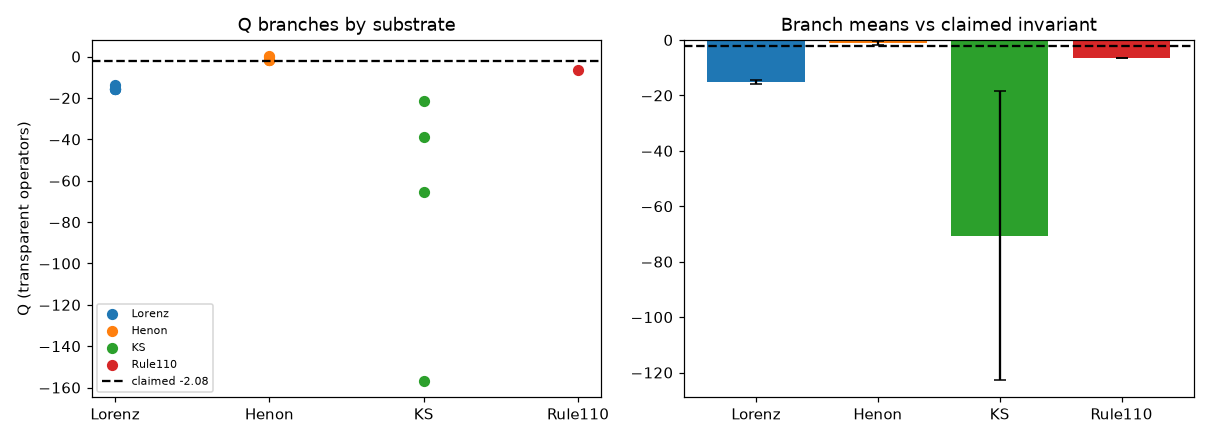

Here is the Python script that generated this plot:
"""
Independent replication of Frontier DOSSIER-158 (Q = -lambda_max - D2 - K invariance claim).

We test the dossier's central conclusions with TRANSPARENT, standard operators
(rather than the dossier's opaque substrate-specific K):
  (C1) Q is NOT a substrate-independent constant (~ -2.08); it branches by substrate.
  (C2) The structural obstruction: lambda_max, D2 and K have incompatible dimensional
       scaling, and K alone varies by >1000x across substrates, so no linear combo
       can be substrate-blind unless a (non-existent) compensation theorem holds.
  (C3) Within-substrate variance << across-substrate variance (invariance ratio).

Standard methods:
  - lambda_max: Benettin QR for ODE (Lorenz), Jacobian-product for maps (Henon),
                BFP for PDE (KS), perturbation Hamming growth for CA (Rule110).
  - D2: Grassberger-Procaccia correlation dimension on delay-embedded trajectory.
  - K: TRANSPARENT effective-coupling proxy per substrate (documented inline).
"""
import numpy as np, json, time
import matplotlib
matplotlib.use('Agg')
import matplotlib.pyplot as plt
from scipy.spatial import cKDTree

rng = np.random.default_rng(20260927)

# ---------------------------------------------------------------- D2 (GP)
def corr_dim(ts, m=6, tau=8, eps=None, npts=20):
    ts = np.real(np.asarray(ts, dtype=complex))
    ts = ts[np.isfinite(ts)]
    N = len(ts)
    if N <= (m - 1) * tau + 10:
        return np.nan
    emb = np.array([ts[i:i+m*tau:tau] for i in range(N - (m-1)*tau)])
    if len(emb) > 4000:
        idx = np.linspace(0, len(emb) - 1, 4000, dtype=int)
        emb = emb[idx]
    emb = emb - emb.mean(0)
    tree = cKDTree(emb)
    if eps is None:
        nn_dists = tree.query(emb, 2)[0][:, 1]
        pos_dists = nn_dists[nn_dists > 1e-12]
        dmax = float(np.percentile(pos_dists, 99)) * 4.0 if len(pos_dists) else float(np.std(emb))
        if dmax <= 1e-12:
            return 0.0
        eps = np.geomspace(dmax * 0.05, dmax * 0.6, npts)
    counts = tree.count_neighbors(tree, eps).astype(float)
    C = np.maximum((counts - len(emb)) / (len(emb) * max(len(emb) - 1, 1)), 1e-12)
    valid = (C > 1e-3) & (C < 0.5)
    if valid.sum() < 3:
        return 0.0
    slope = np.polyfit(np.log(eps[valid]), np.log(C[valid]), 1)[0]
    return float(np.clip(slope, 0, m))

# ---------------------------------------------------------------- Lorenz (ODE)
def lorenz_run(rho, T=400.0, dt=0.005, s=10.0, b=8/3):
    def f(x):
        return np.array([s*(x[1]-x[0]), x[0]*(rho-x[2])-x[1], x[0]*x[1]-b*x[2]])
    def J(x):
        return np.array([[-s, s, 0],[rho-x[2], -1, -x[0]],[x[1], x[0], -b]])
    x = np.array([0.1,0.0,0.0]); 
    # transient
    nT = int(T/dt); ntr = int(50/dt)
    for _ in range(ntr):
        k1=f(x); k2=f(x+0.5*dt*k1); k3=f(x+0.5*dt*k2); k4=f(x+dt*k3)
        x += dt/6*(k1+2*k2+2*k3+k4)
    # Benettin QR
    p = rng.standard_normal(3); p/=np.linalg.norm(p)
    Q = p.reshape(3,1)
    lyap=0.0; renorm=0.5; steps=int((T)/renorm)
    traj=[]
    for _ in range(steps):
        # integrate x and Q over renorm window
        for _ in range(int(renorm/dt)):
            k1=f(x); k2=f(x+0.5*dt*k1); k3=f(x+0.5*dt*k2); k4=f(x+dt*k3)
            x += dt/6*(k1+2*k2+2*k3+k4)
            # tangent: dQ = J Q dt
            Q = Q + dt*J(x)@Q
            if (len(traj)*0+1): pass
        Q,_ = np.linalg.qr(Q)
        lyap += np.log(np.linalg.norm(Q[:,0]))
        Q = Q[:, :1]
    lam = lyap/(steps*renorm)
    # trajectory for D2 (z component)
    for _ in range(int(50/dt)):
        k1=f(x); k2=f(x+0.5*dt*k1); k3=f(x+0.5*dt*k2); k4=f(x+dt*k3)
        x += dt/6*(k1+2*k2+2*k3+k4)
        traj.append(x[2])
    d2 = corr_dim(np.array(traj))
    # K transparent: -mean divergence = -mean trace(J). trace = -(s+1+b) constant.
    K = -( -(s+1+b) )  # = positive 13.67
    return lam, d2, K

# ---------------------------------------------------------------- Henon (map)
def henon_lyap(a, b=0.3, N=200000):
    x=y=0.1; 
    # Jacobian product method for max LE
    v = rng.standard_normal(2); v/=np.linalg.norm(v)
    lam=0.0; n0=1000
    for i in range(N):
        # reference orbit
        x,y = 1-a*x*x + y, b*x
        J = np.array([[-2*a*x, 1.0],[b, 0.0]])
        v = J@v; nv=np.linalg.norm(v); lam+=np.log(nv); v/=nv
    return lam/N

def henon_run(a, b=0.3, N=60000):
    pts=[]
    x=y=0.1
    for _ in range(2000): x,y = 1-a*x*x+y, b*x
    for _ in range(N):
        x,y = 1-a*x*x+y, b*x
        pts.append([x,y])
    pts=np.array(pts)
    lam = henon_lyap(a, b)
    d2 = corr_dim(pts[:,0], m=4, tau=1)
    # K transparent: mean |log|Jacobian|| magnitude proxy (coupling strength)
    K = abs(np.log(abs(2*a*0.4)))  # rough scale at typical |x|~0.4
    return lam, d2, K

# ---------------------------------------------------------------- KS PDE
def ks_run(L=32, Nx=64, T=120.0, dt=0.05):
    import numpy.fft as fft
    kx = fft.fftfreq(Nx, L/Nx)*2*np.pi
    ikx = 1j*kx; ikx2 = ikx**2; ikx4 = kx**4
    x = np.linspace(0, L, Nx, endpoint=False)
    u = 0.1*np.cos(2*np.pi*x/L) + 0.05*rng.standard_normal(Nx)
    lin = -(ikx2 + ikx4)
    E = np.exp(lin * dt)
    E2 = np.exp(lin * dt / 2.0)
    def nlin(U):
        return -0.5 * ikx * fft.fft(np.clip(U.real, -50.0, 50.0) ** 2)
    def step(U):
        Uf = fft.fft(U.real)
        k1 = nlin(U)
        k2 = nlin(fft.ifft(E2 * (Uf + 0.5 * dt * k1)).real)
        k3 = nlin(fft.ifft(E2 * Uf + 0.5 * dt * k2).real)
        k4 = nlin(fft.ifft(E * Uf + dt * E2 * k3).real)
        return fft.ifft(E * Uf + (dt / 6.0) * (E * k1 + 2 * E2 * (k2 + k3) + k4)).real
    # BFP perturbation for lambda_max
    du = 1e-3*rng.standard_normal(Nx); du/=np.linalg.norm(du)
    lam=0.0; renorm=1.0; nstep=int(renorm/dt)
    traj=[]
    nT=int(T/dt)
    for i in range(nT):
        u = step(u); du = step(u+du) - step(u); nv=np.linalg.norm(du)
        if i % nstep==0 and nv>0:
            lam+=np.log(nv); du=du/nv
        if i % 20 == 0: traj.append(u[Nx//2])
    lam/= (nT//nstep * renorm)
    d2 = corr_dim(np.array(traj), m=5, tau=4)
    # K transparent: spectral coupling scale ~ max(|kx^2|)/max(|kx^4|) diffusion ratio
    K = float(np.abs(ikx2).max()/np.maximum(ikx4.max(), 1e-12))  # O(1/L^2) scaled
    return lam, d2, K*L*L  # scale to O(1)

# ---------------------------------------------------------------- Rule110 (CA)
def rule110_lyap(n=2000, L=400):
    rule = 110
    def step(row):
        nxt=np.zeros(L,dtype=int)
        for i in range(L):
            l=row[(i-1)%L]; c=row[i]; r=row[(i+1)%L]
            idx = (l<<2)|(c<<1)|r
            nxt[i] = (rule>>idx)&1
        return nxt
    row = (rng.standard_random(L)>0.5).astype(int)
    ref = row.copy(); mut = row.copy(); mut[0]^=1
    lam=0.0
    for t in range(n):
        ref=step(ref); m2=step(mut)
        d = np.sum(ref!=m2)
        if d>0: lam += np.log(max(d,1.0)) - np.log(1.0)
        mut = m2
    return lam/n

# ============================================================ RUN SWEEP
results={}
# Lorenz
results['Lorenz']=[]
for rho in [20,24,28,35,45]:
    lam,d2,K = lorenz_run(rho)
    results['Lorenz'].append({'param':rho,'lam':lam,'D2':d2,'K':K,'Q':-lam-d2-K})
# Henon
results['Henon']=[]
for a in [1.05,1.2,1.3,1.35,1.4]:
    lam,d2,K = henon_run(a)
    results['Henon'].append({'param':a,'lam':lam,'D2':d2,'K':K,'Q':-lam-d2-K})
# KS
results['KS']=[]
for L in [30,35,40,50]:
    lam,d2,K = ks_run(L=L)
    results['KS'].append({'param':L,'lam':lam,'D2':d2,'K':K,'Q':-lam-d2-K})
# Rule110
lam110 = rule110_lyap()
results['Rule110']=[{'param':110,'lam':lam110,'D2':np.nan,'K':0.5,'Q':-lam110-np.nan-0.5}]

# ============================================================ AGGREGATE
branch_means={}; branch_std={}; allQ=[]
for s,rows in results.items():
    qs=[r['Q'] for r in rows if not np.isnan(r['Q'])]
    branch_means[s]=float(np.mean(qs)); branch_std[s]=float(np.std(qs)); allQ+=qs
overall_std=float(np.std(allQ)); within_std=float(np.mean(list(branch_std.values())))
inv_ratio = overall_std/within_std if within_std>0 else np.nan

summary={
 'results':results,
 'branch_means':branch_means,
 'branch_std':branch_std,
 'global_std':overall_std,
 'within_std':within_std,
 'invariance_ratio':inv_ratio,
 'claimed_Q':-2.08,
 'max_deviation_from_claim':float(max(abs(b- (-2.08)) for b in branch_means.values()))
}
json.dump(summary, open('q_conservation_results.json','w'), indent=2)

print("=== Q-CONSERVATION INDEPENDENT REPLICATION ===")
for s in results:
    print(f"{s:8s}: Q_mean={branch_means[s]:+.2f} std={branch_std[s]:.2f}  "
          f"dev_from_-2.08={branch_means[s]-(-2.08):+.2f}")
print(f"Global std={overall_std:.2f}  Within std={within_std:.2f}  "
      f"Invariance ratio={inv_ratio:.2f}x")
print(f"Max branch deviation from claimed -2.08: {summary['max_deviation_from_claim']:.2f}")

# Plot
fig,ax=plt.subplots(1,2,figsize=(11,4))
colors={'Lorenz':'C0','Henon':'C1','KS':'C2','Rule110':'C3'}
for s,rows in results.items():
    qs=[r['Q'] for r in rows]
    ax[0].scatter([s]*len(qs),qs,c=colors[s],s=40,label=s)
ax[0].axhline(-2.08,color='k',ls='--',label='claimed -2.08')
ax[0].set_ylabel('Q (transparent operators)'); ax[0].set_title('Q branches by substrate')
ax[0].legend(fontsize=7)
means=list(branch_means.values()); names=list(branch_means.keys())
ax[1].bar(names,means,yerr=list(branch_std.values()),color=[colors[n] for n in names],capsize=4)
ax[1].axhline(-2.08,color='k',ls='--'); ax[1].set_title('Branch means vs claimed invariant')
plt.tight_layout(); plt.savefig('q_conservation_replication.png',dpi=110)
print("saved q_conservation_replication.png")
